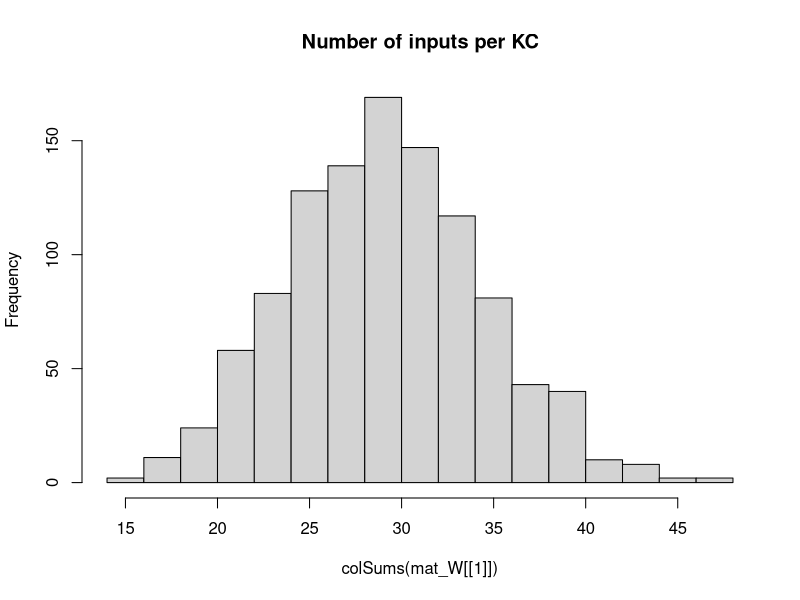

This figure's R source: (Note: this script raises an error after producing the figure.)
## Development Code for Willsaw NN image recognition of zfish larva
## KL 2021
## I will implement a MB random kernel NN as in my Ant Navigation paper 
## This Files Trains the weights of  2 Layer Net : Random Expansion Feature Layer (Random Kernel Trick) -> Perceptron Output neuron 
## The connections in L1 Random Sparse Net are data independent, while L2 wights are trained via +ve larva head template samples to filter patterns that look like larva
## The input images are labeled as Fish and non fish according to the folder they are placed.
# Output is saved as pgm images which are then loaded by tracker software so as to implemend the simple classifier net implemended here 

library("pixmap")
library("yaml")

## TODO GIGURE OUT INIT That Works

## Initialiaze the random Weight vector of an L1 (KC) neuron  
init_random_W <- function(m, p){
  # Draw random Number N of Sampled Inputs From Binomial
  #n <- rbinom(1,length(m),p)
  ## Set N random synapses as inputs to KC
  #idx <- sample(1:length(m),n)
  m <- rnorm(NROW(m),0,sd=0.5) #runif(NROW(m))/(10*NROW(m)) ##Weak Synapses
  ## Likely Stronger Subset
  #m[idx] <- 1#/length(m) #runif(n)/(10*length(m)) #1/NROW(m)
  #print(length(m))
  return (m)
}


## Initialiaze the random Weight vector of an L1 (KC) neuron  
init_sparse_W <- function(m,p){
  # Draw random Number N of Sampled Inputs From Binomial
  n <- rbinom(1,length(m),p)
  ## Set N random synapses as inputs to KC
  idx <- sample(1:length(m),n)
  #m <- runif(NROW(m))/(1000000*NROW(m)) ##Weak Synapses
  ## Likely Stronger Subset
  m[idx] <- 1#/length(m) #runif(n)/(10*length(m)) #1/NROW(m)
  #print(length(m))
  return (m)
}


## Sigmoid//logistic Transfer Function
N_transfer <- function(activation)
{
  return (1/(1+exp(-activation)))
}


## Derivative Sigmoid/logistic Transfer Function
N_transfer_D <- function(activation)
{
  return (N_transfer(activation)*(1-N_transfer(activation)) )
}

## Neural Actvation for a layer with Weitgh Matrix W and Input matrix of col vectors -
#  vector of Biases B - This is to a matrix to operate overall all input activations over Inputs in order 
N_activation <- function(X,W,B)
{
  ## If more Than Half input units (based on Avg inputs) is active - then activate KC
  
  #  if ( sum(X) > KC_THRES )
  #    return (1)
  # else
  mat_B <- matrix(B,ncol=ncol(X),nrow=length(B) )
  ## Bias is just another W attached to a fixed Input 1
  return (W%*%X + mat_B)
}

## Copies A Smaller Matrix To the Middle of a larger one - (Pasting Image on larger canvas)
matrix_paste <- function(src,target)
{
  x_offset <- round((ncol(target)- ncol(src))/2 )
  y_offset <- round((nrow(target)- nrow(src))/2 )
  target[ (1+y_offset):(y_offset+nrow(src)),(1+x_offset):(x_offset+ncol(src))] <-src
  return(target)
}


sparse_binarize <- function(X,INPUT_SPARSENESS)
{
  ## Binarize Input Image / Set Sparsensess ##
  pxsparse = 1.0
  thres_bin = mean(X)
  max_iter = 100
  
  while (pxsparse > INPUT_SPARSENESS & max_iter > 0)
  {
    X_bin <-  as.numeric(X > thres_bin)
    pxsparse <- sum(as.numeric(X_bin[X_bin > 0]))/length(X_bin)
    thres_bin = thres_bin + 0.01;
    max_iter = max_iter + 1
  }
  
  
  ##message("Input Sparseness:",pxsparse)
  
  return(X_bin)
}




makeInputMatrix <- function(img_list,inmat_W)
{
  
  ## TRAIN /TEST ##
  img_list <- img_list[,1]
 
  
  
  ## Matrix Of  image Input Vectors  
  mat_X = matrix(0,nrow=ncol(inmat_W[[1]]),ncol=length(img_list) )
  fileidx <- 0
  for (in_img in img_list)
  {
    fileidx= fileidx + 1
    
    imgT <- read.pnm(as.character(in_img) )
    mat_img <- getChannels(imgT)*255  ##x255 Convert back to uint 8-bit
    X <- as.vector(mat_img)
    ### Add Fixed input 1 - To operate As Adjustable Bias for each input   
    ##X[length(X)] <- 1 # c(as.vector(mat_img),1)
    
    ##message(in_img," Input Dim:", dim(mat_img)[1],"x",dim(mat_img)[2],"=",dim(mat_img)[2]*dim(mat_img)[1])
    
    if (length(X) > n_top_px)
    {
      warning("input sample too big - skipping")
      next
    }
    
    ## If Loaded image is Smaller than INput - Then Resize (paste into) larger Matrix to fit
    if (length(X) < n_top_px)
    {
      ##message("input sample Smaller than Canvas - pasting")
      mat_t <- matrix(0,nrow=img_dim[1],ncol=img_dim[2])
      mat_img <- matrix_paste(mat_img,mat_t)
      ##message("Converted  Dim:", dim(mat_img)[1],"x",dim(mat_img)[2],"=",dim(mat_img)[2]*dim(mat_img)[1])
    }
    
    ##mypic = new("pixmapGrey", size=dim(mat_img),grey = mat_img);plot(mypic)
    ## Convert to Col Vector
    ##X <- sparse_binarize(as.vector(mat_img),INPUT_SPARSENESS)
    X <- as.vector(mat_img)
    
    dim(X) <- c(length(X),1) ## Make into Col Vector
    
    if (length(X) > n_top_px)
    {
      warning(in_img,"Image Too large. Skipping")
      next
    }
    
    stopifnot(length(mat_X[,fileidx]) ==length(X) ) 
    mat_X[,fileidx] <- X # Save In Vector to MAtrix
    
  }## Load All Input Vectors Into Matrix X
  
  return(mat_X)
} ##Make INput List



### EXPORT MAtrix to YAML for !!opencv-matrix##
matrixToYamlForOpenCV <- function(mat)
{
  ##!!opencv-matrix
  strHeader <- "!!opencv-matrix\n rows: %d\n cols: %d\n dt: f\n data:["
  ## Matrix Will Be saved Transposed Because Data serial Reading Order is by row in OpenCV while Here Serialization is By Column
  strHeader <- sprintf(strHeader,nrow(mat),ncol(mat))
  strData = ""
  lineWidth = 100#min(100,length(mat))
  
  ## COMMENTED OUT AS SUDDENLY as.yaml started adding new Lines in data automatically - The following routine does this manually
  # ##Long Strings Need to be broken by New Lines otherwise OPENCV FIle Storage FAils
  # if (length(mat) > lineWidth){
  #   fcon<- tempfile("matrixYaml")
  #   
  #   ## Need to export To TEMP file as string Concat Is too SLOW
  #   for (i in seq(1,length(mat),lineWidth) ){
  #     write(mat[i:min(i+lineWidth-1,length(mat)-1)], file = fcon,ncolumns = 100, append = TRUE, sep = ", ")
  #     ##cat(",",file = fcon, append = TRUE,fill=FALSE)
  #     #strData = paste0(strData, toString(mat[i:min(i+lineWidth,length(mat))],"\n",width=0))
  #   }
  #   ## Join  All Lines Back INto One String - With Newlines and Commas and Intendation
  #   #strData = noquote()
  #   strData = noquote(paste0(
  #                     readLines(con = fcon, n = -1L, ok = TRUE, warn = TRUE, skipNul = FALSE, encoding = "UTF-8"),
  #                            collapse=",\n         ")) ##
  #   #class(strData) <- "verbatim"
  # }else
    
  ## Need to TransposeBecause Data serial Reading Order is by row in OpenCV while Here Serialization is By Column
  strData = toString(t(mat))
  
  
  strRet=  noquote(paste0(strHeader,strData,"]")) 
  
  
  ##Character vectors that have a class of ‘verbatim’ will not be quoted in the output YAML 
  class(strRet) <- "verbatim"
  ##class(strRet) <- "verbatim"
  #write(strRet,file = fcon)  
  return(noquote(strRet) )
}




## Process 2 Layer Network - Return Last Node Output produced for each input image
## Note : Input Layer Is Simplified - No activation function needed or Bias - Input image intentities are taken as activations
## Target_output is vector of desired output for each output Neuron these I chose to be L2_1=1 (Fish) L2_2=1 (Non Fish)
net_proc_images_batch <- function(mat_X,inmat_W,inLayer_Bias,mat_Y,learningRate = 0.0)  
{
  
  L_X     <- list() ## Output Of Layer k
  L_A     <- list() ## Activation of  Layer k
  L_delta <- list()  ## Delta is the "cost attributable to (the value of) that node". 
  L2_out <- list()
  
  outError = 0 #'Mean Sq Error Of File Batch'

    ##Input Layer Is Simplified - No activation function needed or Bias - Input image intentities are taken as activations
    ## Due to R hell with numbers ecoming Factors I need to do this tricl
    
    ##Target_output <- mat_Y[fileidx,] 
     
    ## Forward Propagation ##
    ##mat_X[1,] = 1 ## Add COnst Input so W_i operates as a Bias IxW 
   ##  matrix of output Col vectors correspond to output
    for (l in 1:(N_Layers+1) )
    {
      if (l == 1) ## 1st Layer is INput 
      {
        ##Activation 
        L_A[[1]] <- mat_X
        L_X[[1]] <- mat_X##N_transfer(X-0.5)
        
      }else
      {
        #L_X[[l-1]][1,] = 1 ##No Need - Removed for TEST/ Add COnst Input so W_i operates as a Bias IxW
        L_A[[l]] <- N_activation(L_X[[l-1]], inmat_W[[l-1]], inLayer_Bias[[l-1]] )
        L_X[[l]] <- N_transfer( L_A[[l]])
      }
    }
    MSQError =  sum(((mat_Y) - L_X[[N_Layers+1]] )^2)/ ncol(mat_X)

    ## Note Indexes L_X and mat/biases are off by one because LX_1 is considerened an input layer, while neural layer is l=2
    ## Back Propagation ##
    for (l in (N_Layers):1 )
    {
      ##On Output Layer
      if (l == (N_Layers))
      {
        ## Element Wise Product (hadamart Product)
        L_delta[[l]] <- ( N_transfer_D( L_X[[l+1]] )   * (L_X[[l+1]] - mat_Y)) ##*N_transfer_D(L_X[[l]])
      }else{
        #L_delta[[l]] <- L_delta[[l+1]] %*% t(mat_W[[l]])*N_transfer_D(L_X[[l]])
        L_delta[[l]] <-   t(t(L_delta[[l+1]]) %*%(inmat_W[[l+1]])*t(N_transfer_D( L_X[[l+1]] )))    ## %*% t(N_transfer_D(L_X[[l-1]]) )
      }
      
      dE <- (L_delta[[l]])%*%t(L_A[[l]])  
      dW <- learningRate*dE 
      ##Add average change over batch samples
      inmat_W[[l]] <- inmat_W[[l]] -  dW ##length(img_list)

      ## Error Non-Conform
      inLayer_Bias[[l]] <- inLayer_Bias[[l]] - rowSums( learningRate*(L_delta[[l]]) )  
      ##if (l==1)
      ##  hist(dW)
    }
    
    #hist(Layer_Bias[[1]])
    #if (fileidx %% 10 == 0)  
    #  hist(inmat_W[[1]], main="After")
    
    
    ## Forward Propagation ## 
    # L1 <- N_transfer(N_activation(mat_X, inmat_W[[1]],inmat_B[[1]]  ) ) ## v_Layer_Bias[i] matrix(rep(,nrow(mat_X)),nrow=nrow(mat_X) )  
    # ## L2 matrix of output Col vectors correspond 
    # L2 <-  N_transfer(N_activation(L1,inmat_W[[2]] ,  inmat_B[[2]] )  )  
    # 
    # MSQError =  sum(((mat_Y) - L2 )^2)/ ncol(mat_X)
    # 
    ## Forward Propagation ##
    ##  matrix of output Col vectors correspond to output
    for (l in 1:(N_Layers+1) )
    {
      if (l == 1) ## 1st Layer is INput 
      {
        ##Activation 
        L_A[[1]] <- mat_X
        L_X[[1]] <- mat_X##N_transfer(X-0.5)
        
      }else
      {
        L_A[[l]] <- N_activation(L_X[[l-1]], inmat_W[[l-1]], inLayer_Bias[[l-1]] )
        L_X[[l]] <- N_transfer( L_A[[l]])
      }
    }
    MSQError =  sum(((mat_Y) - L_X[[N_Layers+1]] )^2)/ ncol(mat_X)
    
    
    
    
    ##message("Recognition Output for Img ",in_img," is F:",L_X[[3]][1]," non-F:",L_X[[3]][2]," Active KC:",L2_out[[fileidx]]$KC_active/N_KC )
    #dim(X) = img_dim##dim(mat_img)
    
    
    #image(X_bin)
    #title(main = paste(in_img,strRes," R:",L2_Neurons_out[1]-L2_Neurons_out[2]), font.main = 4)
  
  
  lout <- list(X=mat_X,
               W=inmat_W,
               B=inLayer_Bias,
               output= L_X[[N_Layers+1]],
               outputActivation= L_A[[N_Layers+1]],
               Target=mat_Y,
               #out=data.frame( do.call(rbind,L2_out ) ),
               MSQError=MSQError )
  
  #MSQError =  sum(((mat_Y) - L2)^2)/nrow(mat_X)
  
  return(lout  )
}



img_dim <- c(38,28)
N_Layers <- 2

n_top_px <- img_dim[2]*img_dim[1]
N_KC = n_top_px*6 ## Number of Kenyon Cells (Input layer High Dim Coding)
N_SYN_per_KC <- 5# n_top_px/500 ## Number of pic Features each KC neuron Codes for
#KC_THRES <- N_SYN_per_KC*0.25 ## Number of INput that need to be active for KC to fire/Activate
v_Layer_N <- c(n_top_px, N_KC, 2)
v_Layer_N3 <- c(n_top_px, N_KC,100, 2)

#v_Layer_CON <- c(N_SYN_per_KC/n_top_px,)
Layer_Bias <- list() ## Number of INput that need to be active for Neuron to fire/Activate
INPUT_SPARSENESS = 0.25

mat_W <<- list() # List Of Weight Matrices

## Make Sparse Random Synaptic Weight matrix Selecting Inputs for each KC
for (k in 1:N_Layers)
{
  mat_W[[k]] <- matrix(0,ncol=v_Layer_N[k],nrow=v_Layer_N[k+1])
  ## Init Random
  if (k==1)
    mat_W[[k]] <- t(apply(mat_W[[k]],1,init_sparse_W,N_SYN_per_KC/n_top_px)) ##
  else
    mat_W[[k]] <- t(apply(mat_W[[k]],1,init_random_W,0)) ##
  
  Layer_Bias[[k]] <- matrix(1,ncol=1,nrow=v_Layer_N[k+1] )  #rep(1,) ## Initialiaze Neural Biases
}

#hist(mat_W[[3]])
hist(colSums(mat_W[[1]]),main="Number of inputs per KC")

##Layer 2 (Output Perceptron)
#L2_Neurons <<- 2

### RUN BATCH TRAINING ###
## Apply Input Image ##
## list training files 
setwd("/home/kostasl/workspace/zebrafishtrack/Rplots")
sPathTrainingSamples="../img/trainset/fish"
sPathTrainingNonSamples="../img/trainset/nonfish/"
sPathTestingSamplesFish="../img/fish/"
sPathTestingSamplesNonFish="../img/nonfish/"


img_list_train_fish =  cbind(files=list.files(path=sPathTrainingSamples,pattern="*pgm",full.names = T),F=1,NF=0) 
img_list_test_fish = cbind(files=list.files(path=sPathTestingSamplesFish,pattern="*pgm",full.names = T),F=1,NF=0)
img_list_train_nonfish =   cbind(files=list.files(path=sPathTrainingNonSamples,pattern="*pgm",full.names = T),F=0,NF=1)
img_list_test_nonfish =  cbind(files=list.files(path=sPathTestingSamplesNonFish,pattern="*pgm",full.names = T),F=0,NF=1)

## A Small Sample set for Testing the Algorithm Discrimiation between X and 1 
img_list_train_ones <-  cbind(files=list.files(path="../img/trainset/ones/",pattern="*pgm",full.names = T),F=1,NF=0)
img_list_train_X <-  cbind(files=list.files(path="../img/trainset/X/",pattern="*pgm",full.names = T),F=0,NF=1)

img_list_debug_f <-  cbind(files=list.files(path="../img/debug/fish/",pattern="*pgm",full.names = T),F=1,NF=0)
img_list_debug_nf <-  cbind(files=list.files(path="../img/debug/nonfish/",pattern="*pgm",full.names = T),F=0,NF=1)


img_list_all <- rbind.data.frame(img_list_train_fish,img_list_test_fish,img_list_train_nonfish,img_list_test_nonfish,stringsAsFactors = FALSE) #
#img_list_train <- rbind.data.frame(img_list_train_fish,img_list_test_fish,img_list_train_nonfish,img_list_train_nonfish,stringsAsFactors = FALSE)
#img_list_test=  list.files(path=sPathTestingSamples,pattern="*pgm",full.names = T) Samples ##


img_list_train <- rbind.data.frame(img_list_train_fish,img_list_test_fish,
                                   img_list_test_nonfish,img_list_train_nonfish,
                                   stringsAsFactors = FALSE)
#img_list_train <- rbind.data.frame(img_list_train_ones,img_list_train_X)
#img_list_all <- rbind.data.frame(img_list_train_fish,stringsAsFactors = FALSE)

##img_list_train <-  rbind.data.frame(img_list_debug_f,img_list_debug_nf)

batchSize = 15 # Number of Training IMages for Each Leanring Episode (which will define error graident )
Nbatches = 1500
trainingN = 5 ##Training Cycles For Each Batch



lFitError <- list()
dfitRecord <- data.frame()

vTrainingError <- vector()
## Subset INput LIst Into Batches
rIdx = 1

for (b in 1:Nbatches)
{
  ##Make Matrix -For All net inputs
  img_list_suffled <- img_list_train[sample(1:nrow(img_list_train)),]
  ##Select Subset Batch
  img_list_suffled <- head(img_list_suffled,batchSize)
  
  mat_X <- makeInputMatrix(img_list_suffled,mat_W)
  
  label_list <-cbind.data.frame(F=(img_list_suffled[,2]),NF=(img_list_suffled[,3]) )##Target output/labels
  mat_Y <- t(apply(as.matrix(label_list),2,strtoi))  

  
  for (i in 1:trainingN)
  {  
    
    dLearningRate    <- 0.0001
    
    # TRAIN On Fish 
    dnetout <- net_proc_images_batch(mat_X, mat_W, Layer_Bias, mat_Y, dLearningRate )
    mat_W   <<- dnetout$W
    mat_B   <<- dnetout$B

    #message(fileidx,". MSQERR:",MSQError,"  ", L2_out[[fileidx]]$L2_F, "-", L2_out[[fileidx]]$L2_NF, " ERR: ", L2_out[[fileidx]]$Err ," ",in_img)
    message(rIdx,". MSQERR:",dnetout$MSQError,"  ")
    
        
    vTrainingError[rIdx] = dnetout$MSQError  #plot(unlist(dnetout$out$MSERR),main=paste(i,"Mean SQ Err"))
    rIdx = rIdx +1
    
    plot(vTrainingError) #ylim=c(0,1)xlim=c(0,trainingN*Nbatches)
    
  }## Repeated Training On Batch 

} ## Different Batch Suffles  


plot(c) #ylim=c(0,1)





### Calc Final Performance 

##Select Subset Batch
img_list_suffled <- img_list_all[sample(1:nrow(img_list_all),50 ),]#rbind.data.frame(img_list_debug_f,img_list_debug_nf) img_list_train_nonfish#img_list_all[sample(1:nrow(img_list_all),50 ),] #img_list_test_nonfish #img_list_test_nonfish # 
mat_X <- makeInputMatrix(img_list_suffled,mat_W)
label_list <-cbind.data.frame(F=(img_list_suffled[,2]),NF=(img_list_suffled[,3]) )##Target output/labels
mat_Y <- t(apply(as.matrix(label_list),2,strtoi))
# 
# ## TODO : Move this in Funct - Use One MAtrix For Net -Matrix Of Biases
# mat_B <- list()
# for (k in 1:N_Layers)
#   mat_B[[k]] <- matrix(Layer_Bias[[k]],ncol=ncol(mat_X),nrow=length(Layer_Bias[[k]]) )


dLearningRate    <- 0.0
# TRAIN On Fish 
dnetoutV <- net_proc_images_batch(mat_X, mat_W, Layer_Bias, mat_Y, dLearningRate )
            
message("Final MSQERR:",dnetoutV$MSQError)

  
hist(dnetout$Target - N_transfer( dnetout$output) )

hist(dnetout$W[[1]],main="After")




## FOR EXPORT TO YAML

fishNet <- list(LW1=dnetout$W[[1]],
                LW2=dnetout$W[[2]],
                LB1=dnetout$B[[1]],
                LB2=dnetout$B[[2]] 
)

#attr(fishNet$LW1, "tag") <- "!!opencv-matrix" ##Adding tags Also Change The Header to Verbatim, which does not work in OPENCV
attr(fishNet$LW2, "tag") <- "!!opencv-matrix"
attr(fishNet$LB1, "tag") <- "!!opencv-matrix"
attr(fishNet$LB2, "tag") <- "!!opencv-matrix"



#fishNet <- list(LW1=Layer_Bias[[2]]
#)
## EXPORT TO YAML FOR OPENCV - Custom/hacked exporter routine specific to OPENCV
  filename <- "fishNet.yml"
  con <- file(filename, "w")
  message("Exporting to YAML-Wait for it , this may take a while...")
  write("%YAML:1.0",con) ##Header Is necessary For OPENCV 
  ## Indentation Needs to be 3
  str_yaml<- noquote(as.yaml(fishNet, handlers=list(matrix=matrixToYamlForOpenCV), line.sep="\n",indent=3,unicode=F))
  #  CLEAN UP String FRom Escape Chars
  ## the Var Type tag !!opencv-matrix needs to be on same line as vairable Name - For OpenCV file store - FIX
  str_yaml <- gsub("\n  !!opencv-matrix","!!opencv-matrix",str_yaml,fixed = T)
  str_yaml <- gsub("\\n","\n",str_yaml,fixed = T)## Remove Escaped NewLines
  str_yaml <- gsub("\"","",str_yaml,fixed = T)#Remove Quates

  write(noquote(str_yaml),con,append=TRUE) ##Header Is necessary For OPENCV 
  close(con)




############## 


## Process 2 Layer Network - Return Last Node Output produced for each input image
## Note : Input Layer Is Simplified - No activation function needed or Bias - Input image intentities are taken as activations
## Target_output is vector of desired output for each output Neuron these I chose to be L2_1=1 (Fish) L2_2=1 (Non Fish)
net_proc_images <- function(input_list,inmat_W,inLayer_Bias,learningRate = 0.0)  
{
  
  L_X     <- list() ## Output Of Layer k
  L_A     <- list() ## Activation of  Layer k
  L_delta <- list()  ## Delta is the "cost attributable to (the value of) that node". 
  L2_out <- list()
  
  Target_output = c(1,0)  
  fileidx <- 0
  outError = 0 #'Mean Sq Error Of File Batch'
  ## TRAIN /TEST ##
  img_list <- input_list[,1]
  label_list <-cbind.data.frame(F=(input_list[,2]),NF=(input_list[,3]) )##Target output/labels
  
  ## Matrix Of  image Input Vectors  
  mat_X = matrix(0,nrow=ncol(inmat_W[[1]]),ncol=length(img_list) )
  
  for (in_img in img_list)
  {
    fileidx= fileidx + 1
    
    imgT <- read.pnm(as.character(in_img) )
    mat_img <- getChannels(imgT)
    X <- as.vector(mat_img)
    ### Add Fixed input 1 - To operate As Adjustable Bias for each input   
    ##X[length(X)] <- 1 # c(as.vector(mat_img),1)
    
    ##message(in_img," Input Dim:", dim(mat_img)[1],"x",dim(mat_img)[2],"=",dim(mat_img)[2]*dim(mat_img)[1])
    
    if (length(X) > n_top_px)
    {
      warning("input sample too big - skipping")
      next
    }
    
    ## If Loaded image is Smaller than INput - Then Resize (paste into) larger Matrix to fit
    if (length(X) < n_top_px)
    {
      ##message("input sample Smaller than Canvas - pasting")
      mat_t <- matrix(0,nrow=img_dim[1],ncol=img_dim[2])
      mat_img <- matrix_paste(mat_img,mat_t)
      ##message("Converted  Dim:", dim(mat_img)[1],"x",dim(mat_img)[2],"=",dim(mat_img)[2]*dim(mat_img)[1])
    }
    
    ##mypic = new("pixmapGrey", size=dim(mat_img),grey = mat_img);plot(mypic)
    ## Convert to Col Vector
    X <- sparse_binarize(as.vector(mat_img),INPUT_SPARSENESS)
    
    
    dim(X) <- c(length(X),1) ## Make into Col Vector
    
    if (length(X) > n_top_px)
    {
      warning(in_img,"Image Too large. Skipping")
      next
    }
    
    stopifnot(length(mat_X[,fileidx]) ==length(X) ) 
    mat_X[,fileidx] <- X # Save In Vector to MAtrix
    
    
    ##Input Layer Is Simplified - No activation function needed or Bias - Input image intentities are taken as activations
    ##Activation 
    L_A[[1]] <- X
    L_X[[1]] <- X##N_transfer(X-0.5)
    ## Due to R hell with numbers ecoming Factors I need to do this tricl
    mat_Y <- apply(as.matrix(label_list),2,strtoi)
    
    Target_output <-mat_Y[fileidx,] 
    ### 
    
    ## Forward Propagation ## 
    for (i in 2:(N_Layers+1) )
    {
      L_A[[i]] <- N_activation(L_X[[i-1]], inmat_W[[i-1]], inLayer_Bias[[i-1]]) ## v_Layer_Bias[i]  
      L_X[[i]] <- N_transfer(L_A[[i]])
    }
    
    outError = outError + sum( ( Target_output - L_X[[i]] ) )
    
    #hist(mat_W[[l-1]],main="before")
    ## Note Indexes L_X and mat/biases are off by one because LX_1 is considerened an input layer, while neural layer is l=2
    ## Back Propagation ##
    for (l in (N_Layers):1 )
    {
      ##On Output Layer
      if (l == (N_Layers))
      {
        ## Element Wise Product (hadamart Product)
        L_delta[[l]] <- ((N_transfer_D(L_X[[l+1]])) * (L_X[[l+1]] - Target_output)) ##*N_transfer_D(L_X[[l]])
      }else{
        #L_delta[[l]] <- L_delta[[l+1]] %*% t(mat_W[[l]])*N_transfer_D(L_X[[l]])
        L_delta[[l]] <-   t(t(L_delta[[l+1]]) %*%(inmat_W[[l+1]])*t(N_transfer_D( L_X[[l+1]] )))    ## %*% t(N_transfer_D(L_X[[l-1]]) )
        
      }
      
      dE <- (L_delta[[l]])%*%t(L_A[[l]])  
      dW <- learningRate*dE 
      ##Add average change over batch samples
      inmat_W[[l]] <- inmat_W[[l]] -  dW ##length(img_list)
      inLayer_Bias[[l]] <- inLayer_Bias[[l]] - learningRate*(L_delta[[l]])  
    }
    
    #hist(Layer_Bias[[1]])
    if (fileidx %% 10 == 0)
      hist(inmat_W[[1]], main="After")
    
    #hist( KC_out_act[1,])
    ## Calc Layer 1 output based on Activation Threshold Funciton for Units
    #KC_output <- apply(KC_out_act, 2, N_transfer)
    #dim(KC_output) <-c(1,length(KC_output)) ## Make into Row Vector
    
    ## Learn Positive Samples - Simple Perceptron Learning Rule - Over an augmented input X which is projected To High dim via sparse random matrix in L1##
    ## Take Active L1 outputs And Set L2 Input synapses of Output Neuron to High
    # Continuous output /
    #L2_Neurons_out <<- (as.numeric(( KC_output %*%  W_L2)/N_KC))
    # Weight Gradient -
    #DW <- t(KC_output)%*% (Target_output - L2_Neurons_out)/2
    #W_L2 <<-  W_L2 + learningRate*DW ## Update Weight Vector 
    
    
    ##W_L2[W_L2 < 1] <<- 1 ##Cap To Limit Values - Saturation Of Synapses
    ##W_L2[,outNeuronIdx][W_L2< -1] <<- -1
    
    #stopifnot(ncol(KC_output) == nrow(W_L2))
    ## Calc Output Neuron - Perceptron 
    ## FWD PROP CAlc MSQE - Fwd Propagate Entire Input Matrix 
    
    
    ## Forward Propagation ## 
    L1 <- N_transfer(N_activation(mat_X, inmat_W[[1]], matrix(inLayer_Bias[[1]],ncol=ncol(mat_X),nrow=length(inLayer_Bias[[1]])) ) ) ## v_Layer_Bias[i] matrix(rep(,nrow(mat_X)),nrow=nrow(mat_X) )  
    ## L2 matrix of output Col vectors correspond 
    L2 <-  N_transfer(N_activation(L1,inmat_W[[2]] , matrix(inLayer_Bias[[2]],ncol=ncol(mat_X),nrow=length(inLayer_Bias[[2]])) )  )  
    
    MSQError =  sum((t(mat_Y) - L2 )^2)/ ncol(mat_X)
    
    
    L2_out[[fileidx]] <- list(Err=0.5*sum((Target_output - L2[,fileidx])^2),
                              MSERR=MSQError,
                              L2_F=L2[1,fileidx],
                              L2_NF=L2[2,fileidx],
                              KC_active = sum(L1[fileidx,][L1[fileidx,]>0.5]),
                              KC_total = length(L1[fileidx,]),
                              # input_sparse= pxsparse,
                              file=in_img
    )
    
    
    
    message(fileidx,". MSQERR:",MSQError,"  ", L2_out[[fileidx]]$L2_F, "-", L2_out[[fileidx]]$L2_NF, " ERR: ", L2_out[[fileidx]]$Err ," ",in_img)
    
    ##message("Recognition Output for Img ",in_img," is F:",L_X[[3]][1]," non-F:",L_X[[3]][2]," Active KC:",L2_out[[fileidx]]$KC_active/N_KC )
    dim(X) = dim(mat_img)
    
    
    #image(X_bin)
    #title(main = paste(in_img,strRes," R:",L2_Neurons_out[1]-L2_Neurons_out[2]), font.main = 4)
  }
  
  lout <- list(X=mat_X,
               W=inmat_W,
               B=inLayer_Bias,
               out=data.frame( do.call(rbind,L2_out ) ))
  
  MSQError =  sum((t(mat_Y) - L2)^2)/nrow(mat_X)
  
  return(lout  )
}



#}

#       ##Test 
#   dnetout_tfish <- net_proc_images(img_list_test_fish,0.3, c(1,0))
#   #hist(unlist(dnetout_fish$L2_F),breaks=10,main="Class Fish Responses to F+ samples" )
#   ##L1 threshold set too high - patterns do not propagate
#   stopifnot(sum(unlist(dnetout_tfish$KC_active)) > 1)
#     
#   SqError_FisF <- sum((1 -unlist(dnetout_tfish$L2_F))^2)/nrow(dnetout_tfish)
#   SqError_FisNotNF <- sum((-1 -unlist(dnetout_tfish$L2_NF))^2)/nrow(dnetout_tfish)
#   
#   message("Sq. Error: F+:",SqError_FisF," F-:",SqError_FisNotNF)
#   
#   dnetout_tnotfish <- net_proc_images(img_list_test_nonfish,dLearningRate,c(0,1))
#   ##hist(unlist(dnetout_notfish$L2_NF),breaks=10,main="Class Not Fish Responses to F- samples" )
#   
#   SqError_NFisNotF <- sum((-1 -unlist(dnetout_tnotfish$L2_F))^2)/nrow(dnetout_tnotfish)
#   SqError_NFisNF <- sum((1 -unlist(dnetout_tnotfish$L2_NF))^2)/nrow(dnetout_tnotfish)
#   
#   #message("Sq. Error: F+:",SqError_NFisNotF," F-:",SqError_NFisNF)
# 
#   
#   SqClassError = sum(SqError_FisF,SqError_FisNotNF,SqError_NFisNotF,SqError_NFisNF)   
#   lFitError[[i]] = list(S_error=SqClassError,FishisFish=SqError_FisF,FishNotFish=SqError_FisNotNF,
#                         NotFishIsFish=SqError_NFisNotF,
#                         NotFishIsNotFish=SqError_NFisNF)
#   
#   dfitRecord <<- data.frame( do.call(rbind,lFitError ) )
#   plot(unlist(dfitRecord$S_error),xlim=c(1,100) ,xlab="Fit Error",ylim=c(0,2))
# 
# 
# ## Test Fish
# dnetout_testfish <- net_proc_images(img_list_test_fish,0,c(-1,1))
# ##hist(unlist(dnetout_notfish$L2_NF),breaks=10,main="Class Not Fish Responses to F- samples" )
# dnetout_testnonfish <- net_proc_images(img_list_test_nonfish,0,c(-1,1))
# 
# 
# SqError_NFisNotF <- sum((-1 -unlist(dnetout_testfish$L2_F))^2)/nrow(dnetout_testfish)
# SqError_NFisNF <- sum((1 -unlist(dnetout_testfish$L2_NF))^2)/nrow(dnetout_testfish)
# 
# 
# 
# 
# plot(unlist(dfitRecord$S_error),xlim=c(1,100) ,xlab="Fit Error",ylim=c(00,800))
# 
# plot(unlist(dfitRecord$FishisFish) )
# plot(unlist(dfitRecord$FishNotFish) )
# plot(unlist(dfitRecord$NotFishIsFish) )
# plot(unlist(dfitRecord$NotFishIsNotFish) )
# 
# 
# 
# ## Test Responses ## 
# dnetout_test <- net_proc_images(img_list_test,0.0,c(0,0))
# dnetout_test_nonfish <- net_proc_images(img_list_train_nonfish,0.0,c(-1,1))
# 
# 
# 
# colSums(W_L2)
# 
# l_out_n <- net_proc_images(img_list_train_nonfish,-dLearningRate/5,1)
# colSums(W_L2)
# 
# colSums(W_L2)
# 
# 
#  ## Save KC Matrix As Image (To Be loaded by Tracker)
#  ## Save Trained Weights As Image (To load by Tracker)
#  KC_sparse_pic <- pixmapGrey(mat_W[[1]], nrow=dim(mat_W[[1]])[1],ncol=dim(mat_W[[1]])[2])
#  plot(KC_sparse_pic)
#  write.pnm(KC_sparse_pic,file="L1_W_SparseNet.pgm")
# # 
# # ## Shift Values
#  L_W2 <- (mat_W[[2]])+1.0
#  L_W2 <- apply(L_W2,2,rev)
#  Lout_pic <- pixmapGrey(L_W2, nrow=dim(mat_W[[2]])[1],ncol=dim(mat_W[[2]])[2],cellres=1)
#  plot(Lout_pic)
#  write.pnm(Lout_pic,file="L2_W_SparseNet.pgm")
# 
#  Lout_pic <- pixmapGrey(Layer_Bias[[1]], nrow=dim(Layer_Bias[[1]])[1],ncol=dim(Layer_Bias[[1]])[2],cellres=1)
#  plot(Lout_pic)
#  write.pnm(Lout_pic,file="L1_B_SparseNet.pgm")
#  
#  
#  Lout_pic <- pixmapGrey(Layer_Bias[[2]],  nrow=dim(Layer_Bias[[2]])[1],ncol=dim(Layer_Bias[[2]])[2],cellres=1)
#  plot(Lout_pic)
#  write.pnm(Lout_pic,file="L2_B_SparseNet.pgm")
#  #
#  # 
# # 
# ## Load Matrix And Test
# imgT <- read.pnm(file="L1_W_SparseNet.pgm")
# mat_WL1 <- getChannels(imgT)
# 
# imgT <- read.pnm(file="L2_W_SparseNet.pgm")
# mat_WL2 <- getChannels(imgT)-1.0 ##Reverse Order

# 
# hist(W_L2)
# 
# cc <- getChannels(Lout_pic)
# plot(pic_outL)
